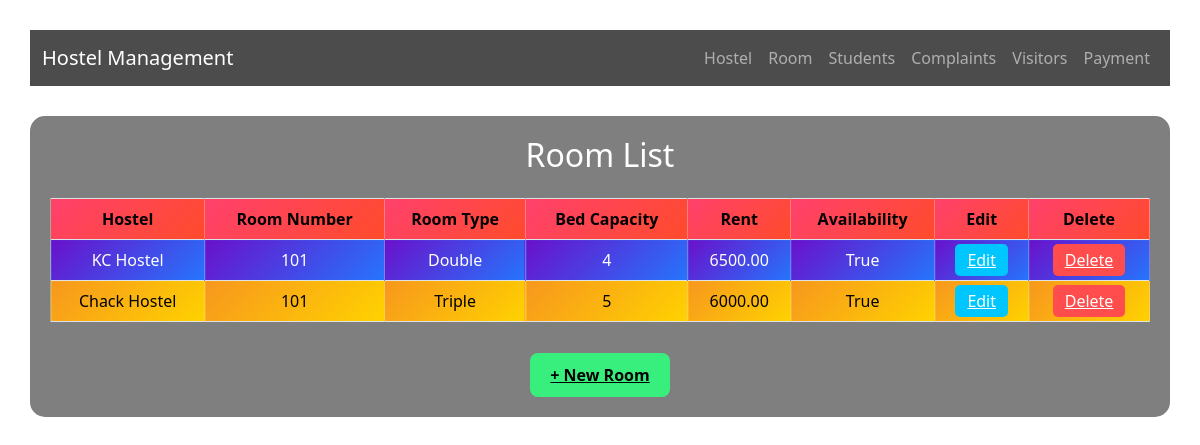
Page /room/ on the committed database.
### app1/models.py (models this page shows, shortened)
class Room(models.Model):
    ROOM_TYPE = (
        ('Single', 'Single'),
        ('Double', 'Double'),
        ('Triple', 'Triple'),
    )
    hostel = models.ForeignKey(Hostel, on_delete=models.CASCADE)
    room_number = models.CharField(max_length=10)
    room_type = models.CharField(max_length=10, choices=ROOM_TYPE)
    bed_capacity = models.IntegerField()
    rent = models.DecimalField(max_digits=8, decimal_places=2)
    is_available = models.BooleanField(default=True)

class Hostel(models.Model):
    HOSTEL_TYPE = (
        ('Boys', 'Boys'),
        ('Girls', 'Girls'),
    )
    name = models.CharField(max_length=100)
    hostel_type = models.CharField(max_length=10, choices=HOSTEL_TYPE)
    def __str__(self):
        return self.name

### app1/views.py (the view)
# urls.py: path('room/',room_details,name='room'),
def room_details(request):
    data=Room.objects.all()
    context={
        'data':data
    }
    return render(request,'room/room.html',context)

### templates/room/room.html (shortened to what this page needs)
<!DOCTYPE html>
<html lang="en">
<head>
    <link href="https://cdn.jsdelivr.net/npm/bootstrap@5.3.2/dist/css/bootstrap.min.css" rel="stylesheet">
</head>
<body>
<nav class="navbar navbar-expand-lg navbar-dark navbar-custom">
    <div class="container">
        <a class="navbar-brand" href="{% url 'dashboard' %}">Hostel Management</a>
        <div class="collapse navbar-collapse" id="navbarNav">
            <ul class="navbar-nav ms-auto">
                <li class="nav-item"><a class="nav-link" href="{% url 'hostel' %}">Hostel</a></li>
                <li class="nav-item"><a class="nav-link" href="{% url 'room' %}">Room</a></li>
                <li class="nav-item"><a class="nav-link" href="{% url 'std' %}">Students</a></li>
                <li class="nav-item"><a class="nav-link" href="{% url 'complaint' %}">Complaints</a></li>
                <li class="nav-item"><a class="nav-link" href="{% url 'visitor' %}">Visitors</a></li>
                <li class="nav-item"><a class="nav-link" href="{% url 'pay' %}">Payment</a></li>
            </ul>
        </div>
    </div>
</nav>
<div class="container table-wrapper">
    <h2 class="text-center mb-4">Room List</h2>
    <div class="table-responsive">
        <table class="table table-bordered table-hover">
            <thead>
                <tr>
                    <th>Hostel</th>
                    <th>Room Number</th>
                    <th>Room Type</th>
                    <th>Bed Capacity</th>
                    <th>Rent</th>
                    <th>Availability</th>
                    <th>Edit</th>
                    <th>Delete</th>
                </tr>
            </thead>
            <tbody>
                {% for x in data %}
                <tr>
                    <td>{{ x.hostel }}</td>
                    <td>{{ x.room_number }}</td>
                    <td>{{ x.room_type }}</td>
                    <td>{{ x.bed_capacity }}</td>
                    <td>{{ x.rent }}</td>
                    <td>{{ x.is_available }}</td>
                    <td><a href="{% url 'room_update' x.id %}" class="btn-edit">Edit</a></td>
                    <td><a href="{% url 'room_delete' x.id %}" class="btn-delete">Delete</a></td>
                </tr>
                {% endfor %}
            </tbody>
        </table>
    </div>
    <div class="text-center">
        <a href="{% url 'room_form' %}" class="btn-new">+ New Room</a>
    </div>
</div>
</body>
</html>

### templates/room/room.html (style rules this page uses)
body { background: url('https://www.universityliving.com/blog/wp-content/uploads/2018/05/New-Year-Pic-2.png') no-repeat center center fixed; background-size: cover; font-family: 'Segoe UI', Tahoma, Geneva, Verdana, sans-serif; color: #fff; padding: 30px; }
.navbar-custom { background-color: rgba(0, 0, 0, 0.7); }
.table-wrapper { background-color: rgba(0, 0, 0, 0.5); border-radius: 15px; padding: 20px; margin-top: 30px; animation: fadeIn 1.5s ease-in-out; }
table th, table td { text-align: center; vertical-align: middle; border: 1px solid rgba(255,255,255,0.3); padding: 12px; }
table th { background: linear-gradient(135deg, #ff416c, #ff4b2b); color: white; font-weight: bold; }
table tbody tr:nth-child(odd) td { background: linear-gradient(135deg, #6a11cb, #2575fc); color: white; }
table tbody tr:nth-child(even) td { background: linear-gradient(135deg, #f7971e, #ffd200); color: black; }
a.btn-edit { background-color: #00c6ff; color: white; padding: 5px 12px; border-radius: 5px; transition: 0.3s; }
a.btn-delete { background-color: #ff4d4d; color: white; padding: 5px 12px; border-radius: 5px; transition: 0.3s; }
a.btn-new { background-color: #38ef7d; color: black; font-weight: bold; padding: 10px 20px; border-radius: 8px; margin-top: 15px; display: inline-block; transition: 0.3s; }

### rows in the picture
Room: hostel "KC Hostel", room_number "101", room_type "Double", bed_capacity "4", rent "6500.00", is_available "True"
Room: hostel "Chack Hostel", room_number "101", room_type "Triple", bed_capacity "5", rent "6000.00", is_available "True"
